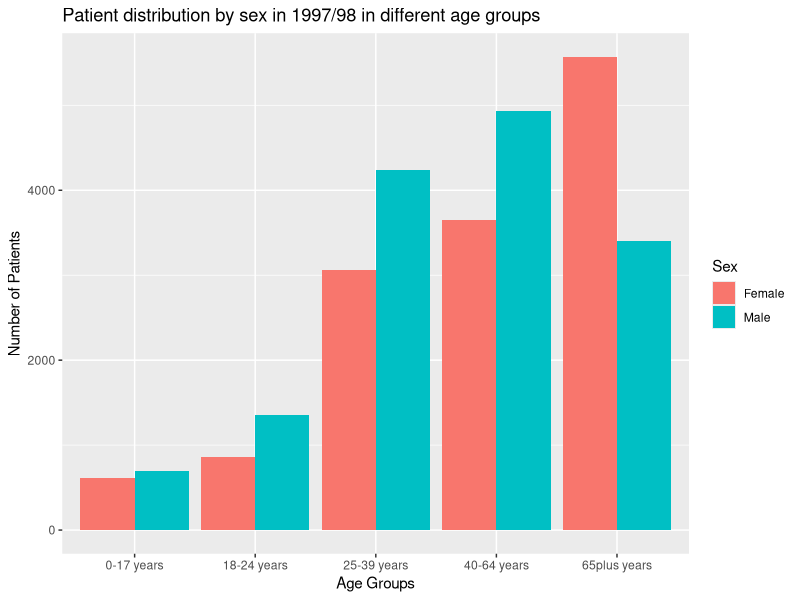
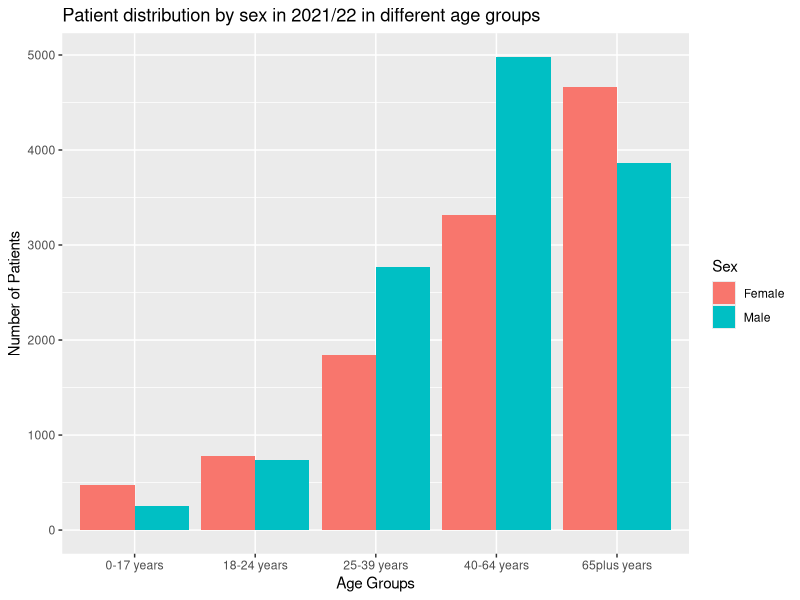

R code for these plots, in order:
## ---- chunk 1
knitr::opts_chunk$set(echo = TRUE)
## ---- chunk 2
library(tidyverse)
library(ggplot2)
# Add any other libraries here



## ---- chunk 3
# Load your data
mental_health_inpatient_activity_age_sex <- read_csv("data/mental-health-inpatient-activity-age-sex.csv")
y97_98<-filter(mental_health_inpatient_activity_age_sex,FinancialYear=="1997/98")
y21_22<-filter(mental_health_inpatient_activity_age_sex,FinancialYear=="2021/22")
plot1<-ggplot(y97_98,aes(fill=Sex,y=PatientsCount,x=AgeGroup))+geom_bar(position="dodge",stat="identity")+ labs(title = "Patient distribution by sex in 1997/98 in different age groups",
       x = "Age Groups", 
       y = "Number of Patients")
plot2<-ggplot(y21_22,aes(fill=Sex,y=PatientsCount,x=AgeGroup))+geom_bar(position="dodge",stat="identity")+labs(title = "Patient distribution by sex in 2021/22 in different age groups",
       x = "Age Groups", 
       y = "Number of Patients")

plot1
plot2
